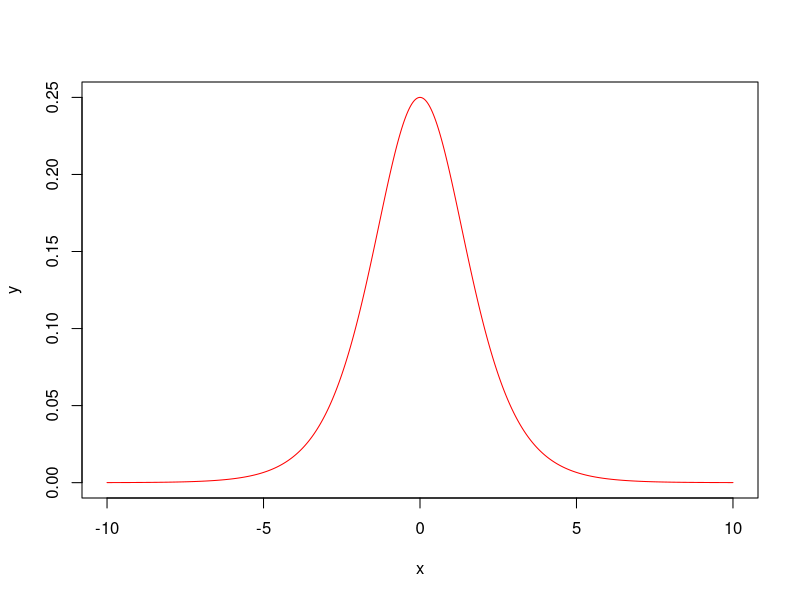
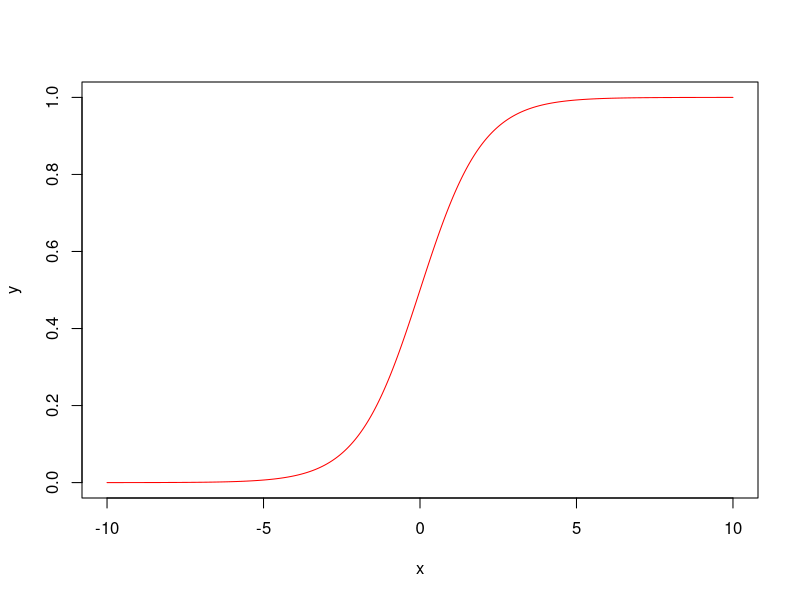
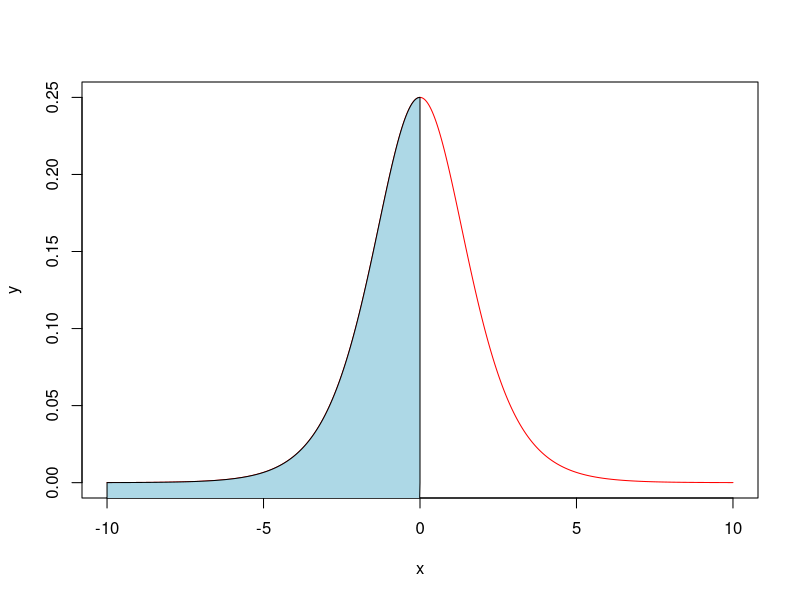
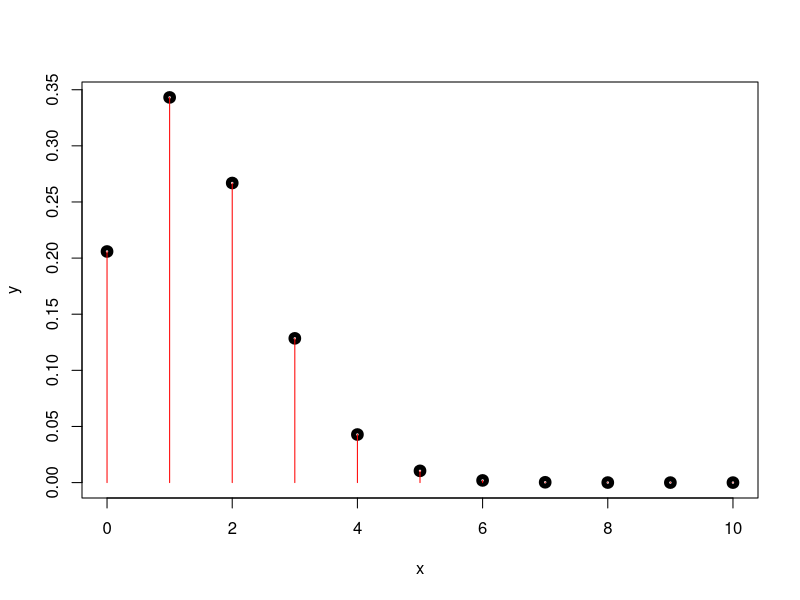
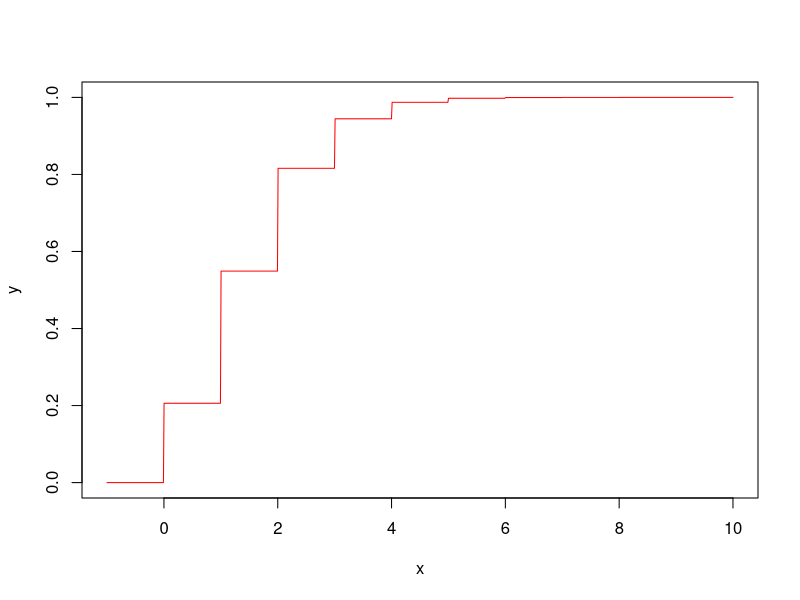
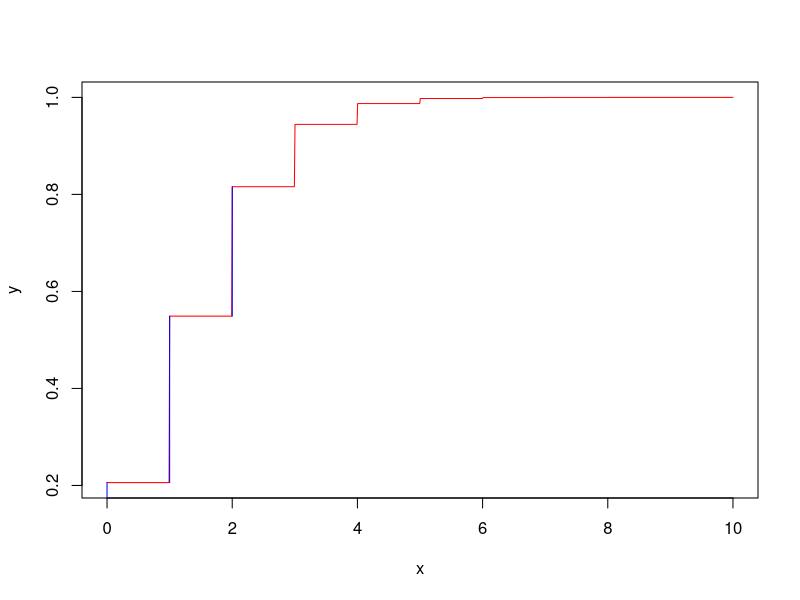
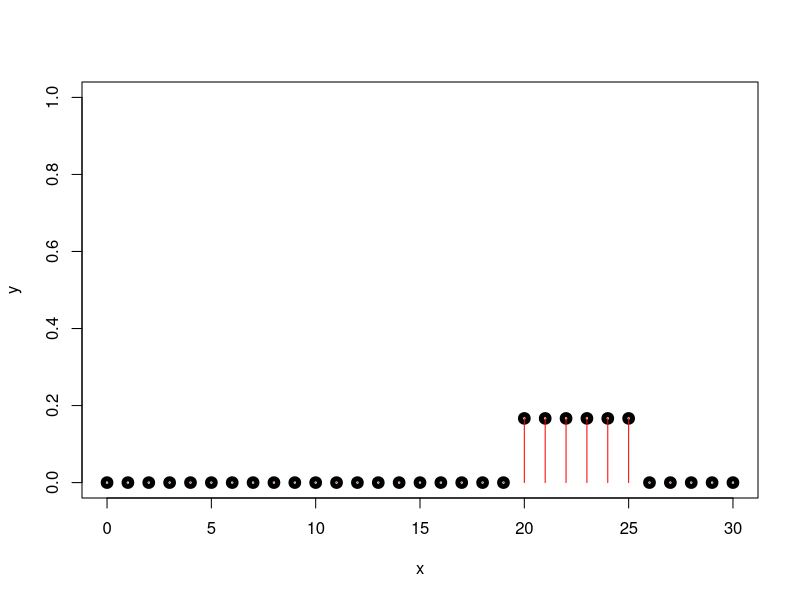
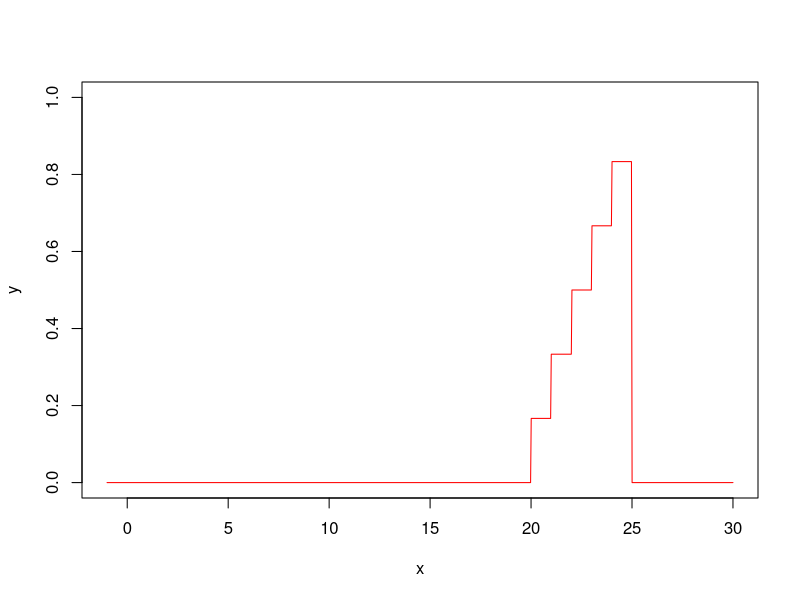

Write R code to recreate these figures, in order.
## ---- chunk 1
knitr::opts_chunk$set(echo = TRUE)
## ---- chunk 2
fd2 = function(x){
         return (exp(x)/(1 + exp(x))^2)
}
F2 = function(x){
      return (integrate(fd2,lower = -Inf, upper = x)$value)
}
F2 = Vectorize(F2, vectorize.args = "x")
a=0
b=1
# fct masa
x = seq(-10, 10, length.out = 1000)
y = fd2(x)
# fct repartitie
plot(x, y, type= "l", col="red")
x = seq(-10, 10, length.out = 1000)
y = F2(x) 

plot(x, y, type= "l", col="red")
x = seq(-10, 10, length.out = 1000)
y = fd2(x) 

plot(x, y, type= "l", col="red")
SelectProb = "P(x<=a)"            
if(SelectProb=="P(x<=a)"){
  x = seq(-10,a,length.out = 1000)
  y = fd2(x)
  polygon(c(-10,x,a), c(-10,y,0), col="light blue")
}else if(SelectProb=="P(x>=b)"){
  x = seq(b,10,length.out = 1000)
  y = fd2(x)
  polygon(c(b,x,10), c(0,y,0), col="light blue")
}else{
  x = seq(a,b,length.out = 1000)
  y = fd2(x)
  polygon(c(a,x,b), c(0,y,0), col="light blue")
}
  P2 = function(a, b=NULL, param=NULL)
  {
    if(is.null(b))
    {
       if(is.null(param))
       {
          return(F2(a))
       }
       else
       {
          return (1 - F2(a))
       }
    }
    else
    {
          return (F2(b) - F2(a))
    }
}


if(SelectProb=="P(x<=a)"){
  c("Probability: ", P2(a))
}else if(SelectProb=="P(x>=b)"){
  c("Probability: ", P2(b, param = 1))
}else{
  c("Probability: ", P2( a, b))
}
            
## ---- chunk 3

            # 6 G~~~~~~~~~~~~~~~~~~~~~~~~~~~~~~~~~~~~~~~~~~~~~~~~~~~~~~~~~~~~~~~~~~~~~~~~~~~~~~~~~~~~~~~~~
            
            ProbBit = 0.1
            NrIncercari = 15
            NrBiti = 10
            
            a = 2
            b = 4

            fm = function(x){
                return (dbinom(x, size = NrIncercari, prob = ProbBit))
            }
            F = function(x){
                return (pbinom(x, size = NrIncercari, prob = ProbBit))
            }
            F = Vectorize(F, vectorize.args = "x")
            # fct masa
                x = seq(0, NrBiti, by=1)
                y = fm(x)
                plot(x, y, lwd=5)
                segments(x, 0, x, y, col="red")
            # fct rept
                x = seq(-1, NrBiti, length.out = 1000)
                y = F(x) 
                plot(x, y, type= "l", col="red")
            
                x = seq(0, NrBiti, length.out = 1000)
                y = F(x)
                plot(x, y, type= "l", col="red")
                
                SelectProb = "P(x<=a)"
                
                if(SelectProb=="P(x<=a)"){
                    x = seq(0, a)
                    y = F(x)
                    for(i in 1:length(x)){
                        tmp = 0
                        if(i==1)
                            tmp = 0
                        else
                            tmp = y[i-1]
                        lines(c(x[i],x[i]), c(tmp,y[i]), col="blue")
                    }
                }else if(SelectProb=="P(x>=b)"){
                    x = seq(b, NrBiti)
                    y = F(x)
                    for(i in 1:length(x)){
                        tmp = 0
                        if(i==1)
                            tmp = 0
                        else
                            tmp = y[i-1]
                        lines(c(x[i],x[i]), c(tmp,y[i]), col="blue")
                    }
                }else{
                    x = seq(a, b)
                    y = F(x)
                    for(i in 1:length(x)){
                        tmp = 0
                        if(i==1)
                            tmp = 0
                        else
                            tmp = y[i-1]
                        lines(c(x[i],x[i]), c(tmp,y[i]), col="blue")
                    }
                }
            P = function(a, b=NULL, param=NULL)
            {
                if(is.null(b))
                {
                    if(is.null(param))
                    {
                        return(F(a))
                    }
                    else
                    {
                        return (1 - F(a))
                    }
                }
                else
                {
                    return (F(b) - F(a))
                }
            }
                if(SelectProb=="P(x<=a)"){
                        c("Probability: ", P(a))
                }else if(SelectProb=="P(x>=b)"){
                        c("Probability: ", P(b, param = 1)+fm(b))
                }else{
                        c("Probability: ", P(a, b)+fm(a))
                }
## ---- chunk 4

            # 12 G~~~~~~~~~~~~~~~~~~~~~~~~~~~~~~~~~~~~~~~~~~~~~~~~~~~~~~~~~~~~~~~~~~~~~~~~~~~~~~~~~~~~~~~~~
            # 
            aa = 20
            bb = 25
            a = 10
            b = 22
            interv = 30
            SelectProb="P(x>=b)"
            fm = function(x){
                if(x>=aa && x<=bb)
                    return(1/(bb-aa+1))
                else 
                    return (0)
            }
            F = function(x){
                if(x>=aa && x<bb)
                    return((1-aa+floor(x))/(bb-aa+1))
                else if(x==bb)
                    return (1)
                else 
                    return (0)
            }
            F = Vectorize(F, vectorize.args = "x")
            # fct masa
                x = seq(0, interv, by=1)
                y=fm(0)
                for(i in 1:interv){
                    y = c(y,fm(i))
                }
                plot(x, y, lwd=5, ylim = c(0,1))
                segments(x, 0, x, y, col="red")
            # fct rept
                x = seq(-1, interv, length.out = 1000)
                y = F(x)
                #y=F(0)
                #for(i in 1:50){
                #    y = c(y,F(i))
                #}
                #print(y)
                plot(x, y, type= "l", col="red", ylim = c(0,1))
              
                x = seq(0, interv, by=1)
                y=fm(0)
                for(i in 1:interv){
                    y = c(y,fm(i))
                }
                plot(x, y, lwd=5, ylim = c(0,1))
                #segments(x, 0, x, y, col="red")
                if(SelectProb=="P(x<=a)"){
                    x = seq(0, a, by=1)
                    y=fm(0)
                    for(i in 1:interv){
                        y = c(y,fm(i))
                    }
                    #plot(x, y, lwd=5, ylim = c(0,1))
                    x = seq(aa, a)
                    segments(x, 0, x, y, col="blue")
                }else if(SelectProb=="P(x>=b)"){
                    x = seq(b, interv, by=1)
                    y=fm(0)
                    for(i in 1:interv){
                        y = c(y,fm(i))
                    }
                    #plot(x, y, lwd=5, ylim = c(0,1))
                    x = seq(b, bb)
                    segments(x, 0, x, y, col="blue")
                }else{
                    x = seq(a, b, by=1)
                    y=fm(0)
                    for(i in 1:interv){
                        y = c(y,fm(i))
                    }
                    #plot(x, y, lwd=5, ylim = c(0,1))
                    x = seq(a, b)
                    segments(x, 0, x, y, col="blue")
                }
            P = function(a, b=NULL, param=NULL)
            {
                if(is.null(b))
                {
                    if(is.null(param))
                    {
                        return(F(a))
                    }
                    else
                    {
                        return (1 - F(a))
                    }
                }
                else
                {
                    return (F(b) - F(a))
                }
            }
                if(SelectProb=="P(x<=a)"){
                        c("Probability: ", P(a))
                }else if(SelectProb=="P(x>=b)"){
                        c("Probability: ", P(b, param = 1)+fm(b))
                }else{
                        c("Probability: ", P(a, b)+fm(a))
                }
## ---- chunk 5

            # 15 G~~~~~~~~~~~~~~~~~~~~~~~~~~~~~~~~~~~~~~~~~~~~~~~~~~~~~~~~~~~~~~~~~~~~~~~~~~~~~~~~~~~~~~~~~
            # 
            a = 3
            b = 6
            pr = 0.2
            k = 10
            SelectProb="P(a<=x<=b)"
            fm = function(x){
                return(dgeom(x, prob = pr))
            }
            F = function(x){
                return(pgeom(x, prob = pr))
            }
            F = Vectorize(F, vectorize.args = "x")
            # fct masa
                x = seq(0, k, by=1)
                y=fm(0)
                for(i in 1:k){
                    y = c(y,fm(i))
                }
                plot(x, y, lwd=5)
                segments(x, 0, x, y, col="red")
            # fct rep
                x = seq(-1, k, length.out = 1000)
                y = F(x)
                plot(x, y, type= "l", col="red")
                
                x = seq(0, k, by=1)
                y=fm(0)
                for(i in 1:k){
                    y = c(y,fm(i))
                }
                plot(x, y, lwd=5)
                #segments(x, 0, x, y, col="red")
                if(SelectProb=="P(x<=a)"){
                    x = seq(0, a, by=1)
                    y=fm(x)
                    #plot(x, y, lwd=5, ylim = c(0,1))
                    segments(x, 0, x, y, col="blue")
                }else if(SelectProb=="P(x>=b)"){
                    x = seq(b, k, by=1)
                    y=fm(x)
                    #plot(x, y, lwd=5, ylim = c(0,1))
                    segments(x, 0, x, y, col="blue")
                }else{
                    x = seq(a, b)
                    y=fm(x)
                    #plot(x, y, lwd=5, ylim = c(0,1))
                    segments(x, 0, x, y, col="blue")
                }
            P = function(a, b=NULL, param=NULL)
            {
                if(is.null(b))
                {
                    if(is.null(param))
                    {
                        return(F(a))
                    }
                    else
                    {
                        return (1 - F(a))
                    }
                }
                else
                {
                    return (F(b) - F(a))
                }
            }
                if(SelectProb=="P(x<=a)"){
                        c("Probability: ", P(a))
                }else if(SelectProb=="P(x>=b)"){
                        c("Probability: ", P(b, param = 1)+fm(b))
                }else{
                        c("Probability: ", P(a, b)+fm(a))
                }
            
## ---- chunk 6

            # 16 G~~~~~~~~~~~~~~~~~~~~~~~~~~~~~~~~~~~~~~~~~~~~~~~~~~~~~~~~~~~~~~~~~~~~~~~~~~~~~~~~~~~~~~~~~
            # 
            a = 4
            b = 7
            lmb = 10
            k2 = 25
            
            SelectProb="P(x>=b)"
            fm = function(x){
                return(dpois(x, lambda = lmb))
            }
            F = function(x){
                return(ppois(x, lambda = lmb))
            }
            F = Vectorize(F, vectorize.args = "x")
            # fct masa
                x = seq(0, k2, by=1)
                y=fm(0)
                for(i in 1:k2){
                    y = c(y,fm(i))
                }
                plot(x, y, lwd=5)
                segments(x, 0, x, y, col="red")
                
            # fct rep
                x = seq(-1, k2, length.out = 1000)
                y = F(x)
                plot(x, y, type= "l", col="red")
                
                x = seq(0, k2, by=1)
                y=fm(0)
                for(i in 1:k2){
                    y = c(y,fm(i))
                }
                plot(x, y, lwd=5)
                #segments(x, 0, x, y, col="red")
                if(SelectProb=="P(x<=a)"){
                    x = seq(0, a, by=1)
                    y=fm(x)
                    #plot(x, y, lwd=5, ylim = c(0,1))
                    segments(x, 0, x, y, col="blue")
                }else if(SelectProb=="P(x>=b)"){
                    x = seq(b, k2, by=1)
                    y=fm(x)
                    #plot(x, y, lwd=5, ylim = c(0,1))
                    segments(x, 0, x, y, col="blue")
                }else{
                    x = seq(a, b)
                    y=fm(x)
                    #plot(x, y, lwd=5, ylim = c(0,1))
                    segments(x, 0, x, y, col="blue")
                }
            P = function(a, b=NULL, param=NULL)
            {
                if(is.null(b))
                {
                    if(is.null(param))
                    {
                        return(F(a))
                    }
                    else
                    {
                        return (1 - F(a))
                    }
                }
                else
                {
                    return (F(b) - F(a))
                }
            }
                if(SelectProb=="P(x<=a)"){
                        c("Probability: ", P(a))
                }else if(SelectProb=="P(x>=b)"){
                        c("Probability: ", P(b, param = 1)+fm(b))
                }else{
                        c("Probability: ", P(a, b)+fm(a))
                }
## ---- chunk 7

            # 17 G~~~~~~~~~~~~~~~~~~~~~~~~~~~~~~~~~~~~~~~~~~~~~~~~~~~~~~~~~~~~~~~~~~~~~~~~~~~~~~~~~~~~~~~~~
            # 
            a = 12
            b = 16
            pr2 = 0.2
            k3 = 20
            r = 5
            
            SelectProb="P(x<=a)"
            fm = function(x){
                if(x>=r)
                    return(factorial(x-1)/(factorial(r-1)*factorial(x-r))*(1-pr2)^(x-r)*pr2^r)
                else
                    return (0)
            }
            F = function(x){
                if(x>=r)
                    return (fm(x)+F(x-1))
                else return (0)
            }
            F = Vectorize(F, vectorize.args = "x")
            # fct masa
                x = seq(0, k3, by=1)
                y=fm(0)
                for(i in 1:k3){
                    y = c(y,fm(i))
                }
                plot(x, y, lwd=5)
                segments(x, 0, x, y, col="red")
            # fct rep
                x = seq(-1, k3, length.out = 1000)
                y = F(x)
                plot(x, y, type= "l", col="red", ylim = c(0,1))
                
                x = seq(0, k3, by=1)
                y=fm(0)
                for(i in 1:k3){
                    y = c(y,fm(i))
                }
                plot(x, y, lwd=5)
                #segments(x, 0, x, y, col="red")
                if(SelectProb=="P(x<=a)"){
                    x = seq(0, a, by=1)
                    y=fm(0)
                    for(i in 1:a){
                        y = c(y,fm(i))
                    }
                    #plot(x, y, lwd=5, ylim = c(0,1))
                    #x = seq(r, a)
                    segments(x, 0, x, y, col="blue")
                }else if(SelectProb=="P(x>=b)"){
                    x = seq(b, k3, by=1)
                    y=fm(b)
                    for(i in (b+1):k3){
                        y = c(y,fm(i))
                    }
                    #plot(x, y, lwd=5, ylim = c(0,1))
                    #x = seq(b, k3)
                    segments(x, 0, x, y, col="blue")
                }else{
                    x = seq(a, b, by=1)
                    y=fm(a)
                    for(i in (a+1):b){
                        y = c(y,fm(i))
                    }
                    #plot(x, y, lwd=5, ylim = c(0,1))
                    #x = seq(a, b)
                    segments(x, 0, x, y, col="blue")
                }
                
            P = function(a, b=NULL, param=NULL)
            {
                if(is.null(b))
                {
                    if(is.null(param))
                    {
                        return(F(a))
                    }
                    else
                    {
                        return (1 - F(a))
                    }
                }
                else
                {
                    return (F(b) - F(a))
                }
            }
                if(SelectProb=="P(x<=a)"){
                        c("Probability: ", P(a))
                }else if(SelectProb=="P(x>=b)"){
                        c("Probability: ", P(b, param = 1)+fm(b))
                }else{
                        c("Probability: ", P(a, b)+fm(a))
                }
## ---- chunk 8
            # 19 G~~~~~~~~~~~~~~~~~~~~~~~~~~~~~~~~~~~~~~~~~~~~~~~~~~~~~~~~~~~~~~~~~~~~~~~~~~~~~~~~~~~~~~~~~
            # Aproximarea binomiala prin Poisson
            a = 8
            b = 12
            n = 40
            pr3 = 0.33
            
            SelectProb="P(a<=x<=b)"
            fm = function(x){
                return(dpois(x, lambda = lmb))
            }
            lmb = n*pr3
            fm = function(x){
                return(dpois(x, lambda = lmb))
            }
            F = function(x){
                return(ppois(x, lambda = lmb))
            }
            F = Vectorize(F, vectorize.args = "x")
            # fct masa
                x = seq(0, n, by=1)
                y=fm(0)
                for(i in 1:n){
                    y = c(y,fm(i))
                }
                plot(x, y, lwd=5)
                segments(x, 0, x, y, col="red")
            # fct rep
                x = seq(-1, n, length.out = 1000)
                y = F(x)
                #y=F(0)
                #for(i in 1:50){
                #    y = c(y,F(i))
                #}
                #print(y)
                plot(x, y, type= "l", col="red")
            
                x = seq(0, n, by=1)
                y=fm(0)
                for(i in 1:n){
                    y = c(y,fm(i))
                }
                plot(x, y, lwd=5)
                #segments(x, 0, x, y, col="red")
                if(SelectProb=="P(x<=a)"){
                    x = seq(0, a, by=1)
                    y=fm(x)
                    #plot(x, y, lwd=5, ylim = c(0,1))
                    segments(x, 0, x, y, col="blue")
                }else if(SelectProb=="P(x>=b)"){
                    x = seq(b, n, by=1)
                    y=fm(x)
                    #plot(x, y, lwd=5, ylim = c(0,1))
                    segments(x, 0, x, y, col="blue")
                }else{
                    x = seq(a, b)
                    y=fm(x)
                    #plot(x, y, lwd=5, ylim = c(0,1))
                    segments(x, 0, x, y, col="blue")
                }
            P = function(a, b=NULL, param=NULL)
            {
                if(is.null(b))
                {
                    if(is.null(param))
                    {
                        return(F(a))
                    }
                    else
                    {
                        return (1 - F(a))
                    }
                }
                else
                {
                    return (F(b) - F(a))
                }
            }
                if(SelectProb=="P(x<=a)"){
                        c("Probability: ", P(a))
                }else if(SelectProb=="P(x>=b)"){
                        c("Probability: ", P(b, param = 1)+fm(b))
                }else{
                        c("Probability: ", P(a, b)+fm(a))
                }
            

